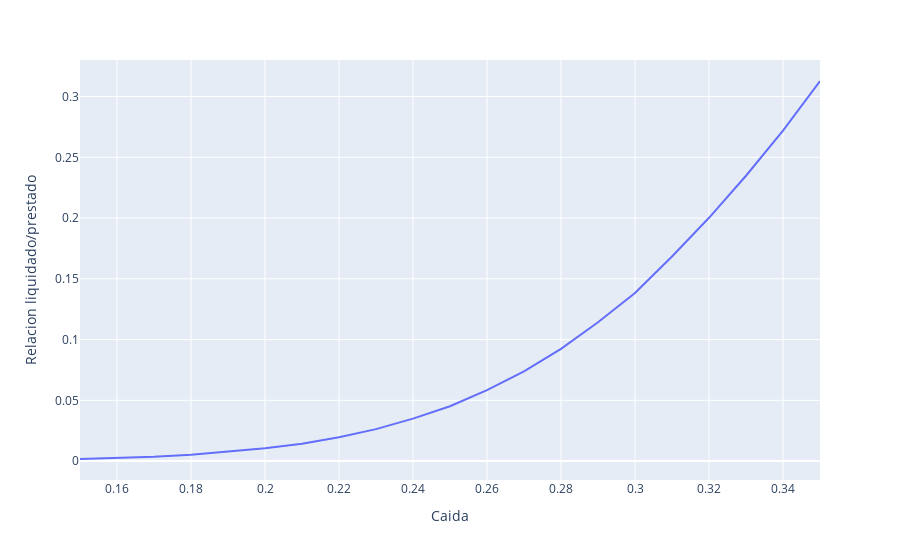

The notebook cell saved with this chart:
### Code cell
simulaciones['Relacion liquidado/prestado'] = simulaciones['Colateral liquidado promedio'] / simulaciones['Promedio prestado']
px.line(simulaciones, y='Relacion liquidado/prestado', x ='Caida')

### Figure 1 — Plotly figure (JSON) as saved in the notebook; plotly's stock layout.template omitted (floating-point values rounded to 4 significant figures)
{"data": [{"hovertemplate": "Caida=%{x}<br>Relacion liquidado/prestado=%{y}<extra></extra>", "legendgroup": "", "line": {"color": "#636efa", "dash": "solid"}, "marker": {"symbol": "circle"}, "mode": "lines", "name": "", "orientation": "v", "showlegend": false, "type": "scatter", "x": [0.15, 0.16, 0.17, 0.18, 0.19, 0.2, 0.21, 0.22, 0.23, 0.24, 0.25, 0.26, 0.27, 0.28, 0.29, 0.3, 0.31, 0.32, 0.33, 0.34, 0.35], "xaxis": "x", "y": [0.001739, 0.002656, 0.003559, 0.005154, 0.00773, 0.01066, 0.01436, 0.01964, 0.0263, 0.03494, 0.04516, 0.05844, 0.07377, 0.09233, 0.1143, 0.1383, 0.1684, 0.2002, 0.2348, 0.272, 0.3128], "yaxis": "y"}], "layout": {"legend": {"tracegroupgap": 0}, "margin": {"t": 60}, "xaxis": {"anchor": "y", "domain": [0, 1], "title": {"text": "Caida"}}, "yaxis": {"anchor": "x", "domain": [0, 1], "title": {"text": "Relacion liquidado/prestado"}}}}
